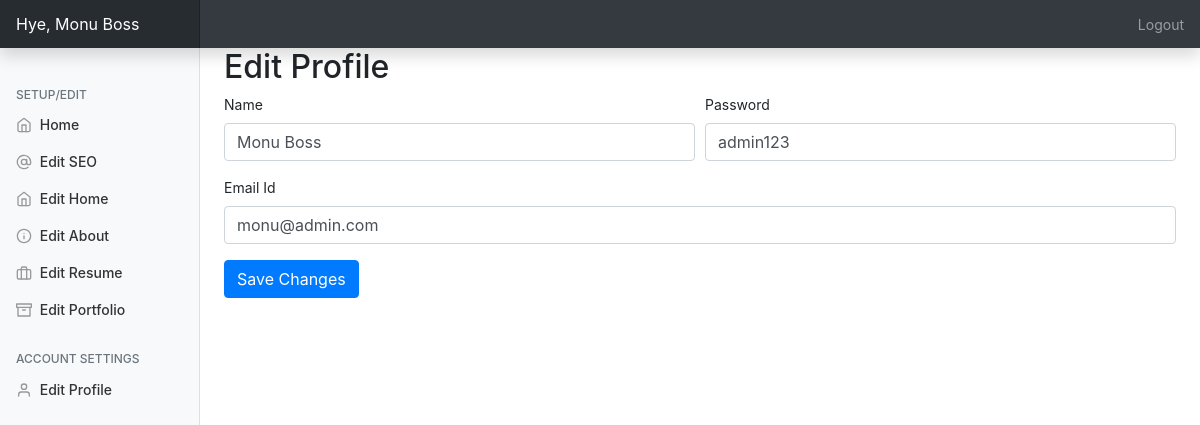
Page /admin/?editprofile=true (signed in) on the committed database.
### tables this page shows
CREATE TABLE `personal_setup` (
  `id` int(11) NOT NULL,
  `profilepic` varchar(250) NOT NULL,
  `aboutpic` varchar(250) NOT NULL,
  `aboutpic1` varchar(250) NOT NULL,
  `name` varchar(250) NOT NULL,
  `herotitel` varchar(250) NOT NULL,
  `twitter` varchar(200) NOT NULL,
  `facebook` varchar(200) NOT NULL,
  `instagram` varchar(200) NOT NULL,
  `skype` varchar(200) NOT NULL,
  `linkedin` varchar(200) NOT NULL,
  `github` varchar(200) NOT NULL,
  `homewallpaper` varchar(200) NOT NULL,
  `professions` varchar(200) NOT NULL,
  `location` text NOT NULL,
  `mobile` varchar(200) NOT NULL,
  `emailid` varchar(200) NOT NULL
);

### admin/index.php (the view, shortened to what this page needs)
<?php
include('../include/db.php');
$query="SELECT * FROM personal_setup,aboutus_setup,basic_setup,admin_users";
$queryrun=mysqli_query($db,$query);
$data=mysqli_fetch_array($queryrun);
?>
<!doctype html>
<html lang="en">
  <head>
<link href="assets/dist/css/bootstrap.css" rel="stylesheet">
    <link href="css/dashboard.css" rel="stylesheet">
  </head>
  <body>
    <nav class="navbar navbar-dark sticky-top bg-dark flex-md-nowrap p-0 shadow">
  <a class="navbar-brand col-md-3 col-lg-2 mr-0 px-3" href="#">Hye, <?=$_SESSION['username']?></a>
  <ul class="navbar-nav px-3">
    <li class="nav-item text-nowrap">
      <a class="nav-link" href="php/logout.php">Logout</a>
    </li>
  </ul>
</nav>
<div class="container-fluid">
  <div class="row">
    <nav id="sidebarMenu" class="col-md-3 col-lg-2 d-md-block bg-light sidebar collapse">
      <div class="sidebar-sticky pt-3">
        <ul class="nav flex-column">
          <h6 class="sidebar-heading d-flex justify-content-between align-items-center px-3 mt-4 mb-1 text-muted">
          <span>Setup/Edit</span>
        </h6>
        <li class="nav-item">
            <a class="nav-link" href="../admin/">
              <span data-feather="home"></span>
            Home
            </a>
          </li>
         <li class="nav-item">
            <a class="nav-link" href="?editseo=true">
              <span data-feather="at-sign"></span>
              Edit SEO
            </a>
          </li>
          <li class="nav-item">
            <a class="nav-link" href="?edithome=true">
              <span data-feather="home"></span>
              Edit Home
            </a>
          </li>
          <li class="nav-item">
            <a class="nav-link" href="?editabout=true">
              <span data-feather="info"></span>
              Edit About
            </a>
          </li>
          <li class="nav-item">
            <a class="nav-link" href="?editresume=true">
              <span data-feather="briefcase"></span>
              Edit Resume
            </a>
          </li>
          <li class="nav-item">
            <a class="nav-link" href="?editportfolio=true">
              <span data-feather="archive"></span>
              Edit Portfolio
            </a>
          </li>
        </ul>
        <h6 class="sidebar-heading d-flex justify-content-between align-items-center px-3 mt-4 mb-1 text-muted">
          <span>Account Settings</span>
        </h6>
        <ul class="nav flex-column mb-2">
          <li class="nav-item">
            <a class="nav-link" href="?editprofile=true">
              <span data-feather="user"></span>
              Edit Profile
            </a>
          </li>
        </ul>
      </div>
    </nav>
    <main role="main" class="col-md-9 ml-sm-auto col-lg-10 px-md-4">
<?php
     if(isset($_GET['edithome'])){
     include('php/home.php');
     }else if(isset($_GET['editabout'])){
         include('php/about.php');
     }else if(isset($_GET['editresume'])){
       include('php/resume.php');
     }else if(isset($_GET['editportfolio'])){
      include('php/portfolio.php');
     }else if(isset($_GET['editseo'])){
         include('php/seo.php');
     }else if(isset($_GET['editprofile'])){ ?>
        <h2>Edit Profile</h2>
         <form method="post" action="php/uprofile.php">
         <div class="form-row">
             <div class="form-group col-md-6">
    <label for="ptitle">Name</label>
    <input type="text" name="username" value="<?=$data['username']?>" class="form-control" id="ptitle" placeholder="Monu Giri">
  </div>
        <div class="form-group col-md-6">
    <label for="psubtitle">Password</label>
    <input type="text" name="userpass" value="<?=$data['user_pass']?>" class="form-control" id="psubtitle" placeholder="*************">
  </div>
        <div class="form-group col-md-12">
    <label for="psubtitle">Email Id</label>
    <input type="text" name="userid" value="<?=$data['user_id']?>" class="form-control" id="psubtitle" placeholder="admin@admin.com">
  </div>
         </div>
         <input type="submit" name="uprofile" class="btn btn-primary" value="Save Changes">
         </form>
    <?php }else{
         include('php/welcome.php');
     } ?>
    </main>
  </div>
</div>
        <script src="js/dashboard.js"></script></body>
</html>

### admin/css/dashboard.css (style rules this page uses)
body { font-size: .875rem; }
.feather { width: 16px; height: 16px; vertical-align: text-bottom; }
.sidebar { position: fixed; top: 0; bottom: 0; left: 0; z-index: 100; padding: 48px 0 0; box-shadow: inset -1px 0 0 rgba(0, 0, 0, .1); }
.sidebar-sticky { position: relative; top: 0; height: calc(100vh - 48px); padding-top: .5rem; overflow-x: hidden; overflow-y: auto; }
.sidebar .nav-link { font-weight: 500; color: #333; }
.sidebar .nav-link .feather { margin-right: 4px; color: #999; }
.sidebar-heading { font-size: .75rem; text-transform: uppercase; }
.navbar-brand { padding-top: .75rem; padding-bottom: .75rem; font-size: 1rem; background-color: rgba(0, 0, 0, .25); box-shadow: inset -1px 0 0 rgba(0, 0, 0, .25); }

### rows in the picture
personal_setup: username "Monu Boss", userpass "admin123", userid "monu@admin.com"

### other values in the picture
$_SESSION['username'] "Monu Boss"
